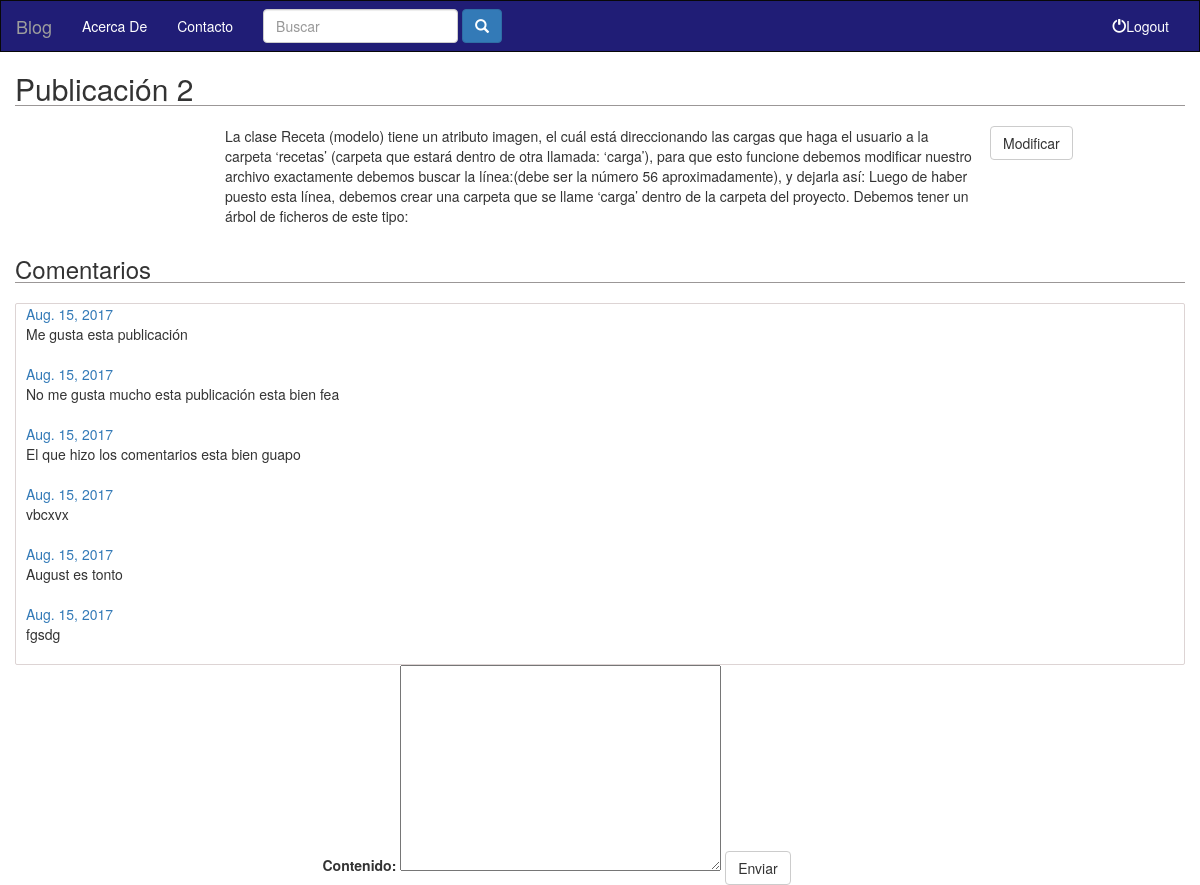
The page /publicaciones/2-Publicacion-2 on the database its author committed.
### publicaciones/models.py (models this page shows, shortened)
class Publicacion(models.Model):
    titulo = models.CharField(max_length=450)
    contenido = models.TextField()
    fecha = models.DateField(auto_now=False,auto_now_add=True)
    titulo_formato = models.CharField(max_length=80,null=True)
    class Admin:
        list_display = ('titulo', 'fecha' , 'titulo_formato')
        list_filter = ('titulo', 'fecha')
        ordering = ('-fecha')
        search_fields = ('titulo')

class Comentario(models.Model):
    contenido = models.TextField()
    fecha = models.DateField(auto_now=False,auto_now_add=True)
    publicacion = models.ForeignKey(Publicacion,on_delete=models.CASCADE)
    class Admin:
        ordering = ('-fecha')
        search_fields = ('contenido')

### publicaciones/views.py (the view)
# urls.py: url(r'^(?P<titulo_formateado>[a-zA-Z0-9-]+)', views.detalle, name='detalle'),
def detalle(request, titulo_formateado):
    publicacion = get_object_or_404(Publicacion, titulo_formato=titulo_formateado)
    form = ComentarioForm(request.POST or None)
    form.publicacion = publicacion
    if form.is_valid():
        form.save()
        form = ComentarioForm()
    context = { 'publicacion':publicacion,
                'form':form }
    return render(request,'publicaciones/detalle_publicacion.html', context)

### publicaciones/forms.py
class ComentarioForm(forms.ModelForm):
    class Meta:
        model = Comentario
        fields = ['contenido','publicacion']

### templates/publicaciones/detalle_publicacion.html (shortened to what this page needs)
{% extends 'base.html' %}
{% block body%}
        <div class="container">
            <div class="row">
                <section>
                    <h2 class="section-title">{{ publicacion.titulo }}</h2>
                      <a href="{% url 'publicaciones:modificarPublicacion' publicacion.titulo_formato %}">
                        <button type="submit" class="btn btn-default">Modificar</button>
                      </a>
                    <p class="col-xs-12 col-md-8 col-md-offset-2">
                        {{ publicacion.contenido }}
                    </p>
                </section>
            </div>
            <div class="row">
                <section class="">
                    <h3 class="section-title">Comentarios</h2>
                    <div class="comentarios col-md-12">
                    {% for comentario in publicacion.comentario_set.all %}
                        <div class="comentario">
                            <a href="">{{comentario.fecha}}</a>
                            <br>
                            {{ comentario.contenido }}
                        </div>
                    {% endfor %}
                    </div>
                    <form action="" class="col-xs-12 col-md-6 col-md-offset-3 " method="POST">
                        {{form.contenido.label_tag}}
                        {{form.contenido}}
                        <button type="submit" class="btn btn-default" action="" method="POST">Enviar</button>
                    </form>
                </section>
            </div>
        </div>
{% endblock %}

### static/css/estilos.css (style rules this page uses)
h2,h3,h4.section-title { border-bottom: 1px solid #9b9797; margin-bottom: 20px; }
.comentarios { border-radius: 2px; border:1px solid #ddd4d4; padding: 0px; }
.comentarios .comentario { padding-bottom: 20px; padding-left: 10px; padding-right: 10px; }

### rows shown on the page
Publicacion: titulo "Publicación 2", contenido "La clase Receta (modelo) tiene un atributo imagen, el cuál está direccionando las cargas que haga el usuario a la carpeta ‘recetas’ (carpeta que estará dentro de otra llamada: ‘carga’), para que esto funcione debemos modificar nuestro archivo exactamente debemos buscar la línea:(debe ser la número 56 aproximadamente), y dejarla así: Luego de haber puesto esta línea, debemos crear una carpeta que se llame ‘carga’ dentro de la carpeta del proyecto. Debemos tener un árbol de ficheros de este tipo:"
Comentario: fecha "Aug. 15, 2017", contenido "Me gusta esta publicación"
Comentario: fecha "Aug. 15, 2017", contenido "No me gusta mucho esta publicación esta bien fea"
Comentario: fecha "Aug. 15, 2017", contenido "El que hizo los comentarios esta bien guapo"
Comentario: fecha "Aug. 15, 2017", contenido "vbcxvx"
Comentario: fecha "Aug. 15, 2017", contenido "August es tonto"
Comentario: fecha "Aug. 15, 2017", contenido "fgsdg"
